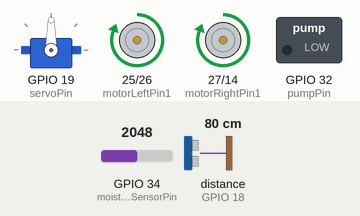
Recording of a sketch running on a simulated ESP32. Parts: servo, motor-driver pin pairs drawn as motors (green arrow = first pin HIGH = forward, orange = second pin HIGH = backward, longer = more drive), switched loads named in the sketch (green lamp = pin HIGH). Wiring (inferred from the names in the program): ultrasonic range finder: trigger GPIO 5; echo GPIO 18. The test bench sets the inputs (shaded band); at power-on: distance to the obstacle (sensor on GPIO 18) 80 cm, GPIO 34 (moistureSensorPin) = 2048. The echo pulse lasts 58.3 µs per cm; WiFi joins after 1.5 s; servers stay silent unless stated; pins used as bus, display or sensor lines are not drawn; what the sketch prints to the serial monitor is not drawn.

Above: at 2.7 s.
2.8 s: distance to the obstacle (sensor on GPIO 18) set to 2 cm
At 3.3 s:
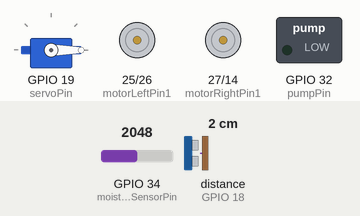
5.8 s: GPIO 34 (moistureSensorPin) set to 432
8.0 s: GPIO 34 (moistureSensorPin) set to 383
At 10.3 s:
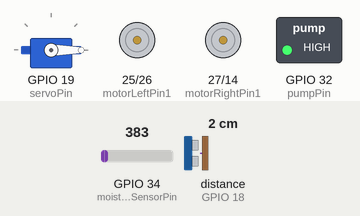
11.0 s: GPIO 34 (moistureSensorPin) set to 491
At 13.1 s:
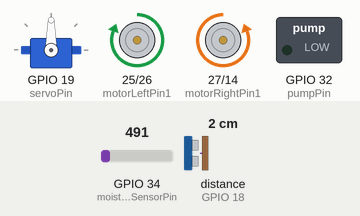
14.0 s: distance to the obstacle (sensor on GPIO 18) set to 18 cm
At 15.2 s:
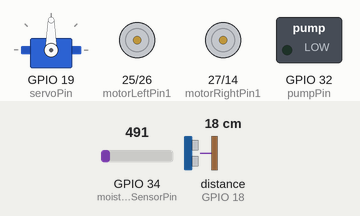
Timing chart, 0 to 18.0 s (numbered marks = the images above; inputs shaded):
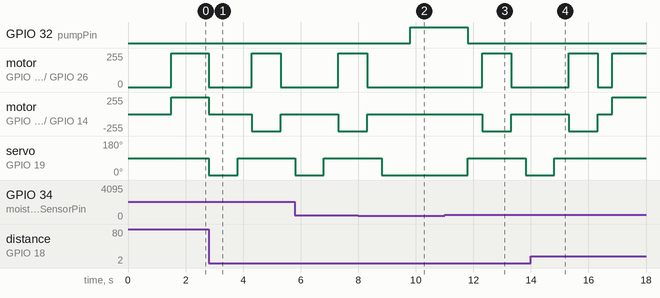

Measured:
- the behaviour switches between 400 and 399 on GPIO 34 (moistureSensorPin) (found by bisection; images 1 and 2)
- after the input at 2.8 s, motor on GPIO 25 (motorLeftPin1) / GPIO 26 (motorLeftPin2): forward 255/255 → stopped at once, → forward 255/255 1.5 s later, → stopped 1.0 s later; motor on GPIO 27 (motorRightPin1) / GPIO 14 (motorRightPin2): forward 255/255 → stopped at once, → backward 255/255 1.5 s later, → stopped 1.0 s later
- after the input at 8.0 s, GPIO 32 (pumpPin): LOW → HIGH after 1.8 s; motor on GPIO 25 (motorLeftPin1) / GPIO 26 (motorLeftPin2), motor on GPIO 27 (motorRightPin1) / GPIO 14 (motorRightPin2): goes on until 8.3 s, then stays stopped; servo on GPIO 19 (servoPin): goes on until 8.8 s, then stays 0°
- after the input at 11.0 s, GPIO 32 (pumpPin): HIGH → LOW after 0.81 s instead of 2.8 s; motor on GPIO 25 (motorLeftPin1) / GPIO 26 (motorLeftPin2): stopped → forward 255/255 after 1.3 s, → stopped 1.0 s later
- after the input at 14.0 s, servo on GPIO 19 (servoPin): goes on until 14.8 s, then stays 90°

The sketch:

Aurdino_IDE_Code.ino
```cpp
#include <WiFi.h>
#include <ESPAsyncWebServer.h>
#include <ESP32Servo.h>

// Wi-Fi Credentials
const char* ssid = "Airtel_sahi_0849";
const char* password = "air99772";

// Motor Pin Assignments
const int motorLeftPin1 = 25;
const int motorLeftPin2 = 26;
const int motorRightPin1 = 27;
const int motorRightPin2 = 14;

// Ultrasonic Sensor Pins
const int trigPin = 5;
const int echoPin = 18;

// Servo Pin for Soil Moisture Sensor Positioning
const int servoPin = 19;
Servo sensorServo;

// Soil Moisture Sensor and Pump Pins
const int moistureSensorPin = 34;  // Analog pin for moisture sensor
const int pumpPin = 32;            // Pin to control pump relay

// Detection and Stop Parameters
const float stopDistance = 15.0;   // Stop distance from the object in cm
const float maxDetectDistance = 100.0; // Maximum detection distance
const int moistureThreshold = 400; // Threshold for soil moisture (adjust as needed)

bool objectProcessed = false;  // Tracks if the current object has been watered

// Server setup
AsyncWebServer server(80);

void setup() {
    Serial.begin(115200);

    // Initialize Wi-Fi
    WiFi.begin(ssid, password);
    Serial.print("Connecting to WiFi");
    while (WiFi.status() != WL_CONNECTED) {
        delay(500);
        Serial.print(".");
    }
    Serial.println("Connected to WiFi!");

    // Print IP Address
    IPAddress ip = WiFi.localIP();
    Serial.print("IP Address: ");
    Serial.println(ip);

    // Set up Motor Pins
    pinMode(motorLeftPin1, OUTPUT);
    pinMode(motorLeftPin2, OUTPUT);
    pinMode(motorRightPin1, OUTPUT);
    pinMode(motorRightPin2, OUTPUT);
    pinMode(trigPin, OUTPUT);
    pinMode(echoPin, INPUT);

    // Setup pump pin and servo
    pinMode(pumpPin, OUTPUT);
    digitalWrite(pumpPin, LOW);  // Pump off initially
    sensorServo.attach(servoPin);
    sensorServo.write(90);        // Initial position for servo is up

    // Start Server
    server.on("/control", HTTP_POST, [](AsyncWebServerRequest *request){
        String direction;
        if (request->hasParam("direction", true)) {
            direction = request->getParam("direction", true)->value();
            controlMotor(direction);
            request->send(200, "text/plain", "Motor command received");
        } else {
            request->send(400, "text/plain", "Bad Request");
        }
    });

    server.on("/distance", HTTP_GET, [](AsyncWebServerRequest *request){
        float distance = measureDistance();
        String json = String("{\"distance\":") + distance + "}";
        request->send(200, "application/json", json);
    });

    server.begin();
}

void loop() {
    float distance = measureDistance();

    // Check if the object is within the threshold distance and hasn't been processed
    if (distance < stopDistance && !objectProcessed) {
        controlMotor("stop");
        performMoistureCheckAndWatering();
        objectProcessed = true;  // Mark object as processed
        findNextObject();        // Rotate to search for the next object
    }
    else if (distance < maxDetectDistance && !objectProcessed) {
        controlMotor("forward"); // Move towards object
    }
    else {
        controlMotor("stop");    // No object detected
        objectProcessed = false; // Reset for new object
    }
}

// Motor Control Function
void controlMotor(String direction) {
    if (direction == "forward") {
        digitalWrite(motorLeftPin1, HIGH);
        digitalWrite(motorLeftPin2, LOW);
        digitalWrite(motorRightPin1, HIGH);
        digitalWrite(motorRightPin2, LOW);
    } else if (direction == "backward") {
        digitalWrite(motorLeftPin1, LOW);
        digitalWrite(motorLeftPin2, HIGH);
        digitalWrite(motorRightPin1, LOW);
        digitalWrite(motorRightPin2, HIGH);
    } else if (direction == "left") {
        digitalWrite(motorLeftPin1, LOW);
        digitalWrite(motorLeftPin2, HIGH);
        digitalWrite(motorRightPin1, HIGH);
        digitalWrite(motorRightPin2, LOW);
    } else if (direction == "right") {
        digitalWrite(motorLeftPin1, HIGH);
        digitalWrite(motorLeftPin2, LOW);
        digitalWrite(motorRightPin1, LOW);
        digitalWrite(motorRightPin2, HIGH);
    } else if (direction == "stop") {
        digitalWrite(motorLeftPin1, LOW);
        digitalWrite(motorLeftPin2, LOW);
        digitalWrite(motorRightPin1, LOW);
        digitalWrite(motorRightPin2, LOW);
    }
}

// Measure Distance with Ultrasonic Sensor
float measureDistance() {
    long duration;
    float distance;
    digitalWrite(trigPin, LOW);
    delayMicroseconds(2);
    digitalWrite(trigPin, HIGH);
    delayMicroseconds(10);
    digitalWrite(trigPin, LOW);
    duration = pulseIn(echoPin, HIGH);
    distance = (duration * 0.034) / 2;
    return distance;
}

// Function to Check and Water based on Soil Moisture
void performMoistureCheckAndWatering() {
    Serial.println("Performing moisture check...");
    sensorServo.write(0);      // Lower the moisture sensor
    delay(1000);                // Wait for sensor to stabilize

    int moistureLevel = analogRead(moistureSensorPin);
    Serial.print("Soil Moisture Level: ");
    Serial.println(moistureLevel);

    // Start checking moisture level and activate pump if necessary
    if (moistureLevel < moistureThreshold) {
        Serial.println("Moisture insufficient, starting pump...");
        digitalWrite(pumpPin, HIGH);  // Turn on the pump
        delay(2000);                  // Run pump for a short period
    } else {
        Serial.println("Moisture level sufficient, stopping pump.");
    }

    // Check moisture level again after watering
    moistureLevel = analogRead(moistureSensorPin);
    Serial.print("Updated Soil Moisture Level: ");
    Serial.println(moistureLevel);

    if (moistureLevel < moistureThreshold) {
        Serial.println("Insufficient moisture after watering, running pump again...");
        digitalWrite(pumpPin, HIGH);  // Turn on the pump again
        delay(2000);                  // Run pump for a short period
    }

    digitalWrite(pumpPin, LOW);      // Turn off the pump after watering
    sensorServo.write(90);            // Lift the sensor back up
    delay(500);
    markObject();                    // Mark object as watered
}

// Function to Mark the Object
void markObject() {
    Serial.println("Object marked as processed.");
    // Servo action or other mechanism can go here if marking physically
}

// Function to Find the Next Object
void findNextObject() {
    Serial.println("Searching for next object...");
    controlMotor("right");   // Rotate to look for the next object
    delay(1000);             // Rotate for some time
    controlMotor("stop");    // Stop after rotation
    delay(500);
}
```
